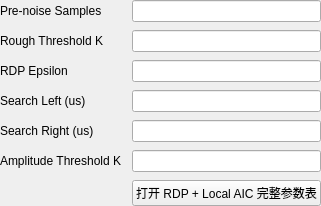
                 <widget class="QWidget" name="pageRdpLocalAicKeyParams">
                  <property name="algorithmId" stdset="0">
                   <string>rdp_local_aic</string>
                  </property>
                  <layout class="QFormLayout" name="formLayoutRdpLocalAicKeyParams">
                   <property name="horizontalSpacing">
                    <number>10</number>
                   </property>
                   <property name="verticalSpacing">
                    <number>8</number>
                   </property>
                   <property name="leftMargin">
                    <number>0</number>
                   </property>
                   <property name="topMargin">
                    <number>0</number>
                   </property>
                   <property name="rightMargin">
                    <number>0</number>
                   </property>
                   <property name="bottomMargin">
                    <number>0</number>
                   </property>
                   <item row="0" column="0">
                    <widget class="QLabel" name="labelRdpPreN">
                     <property name="text">
                      <string>Pre-noise Samples</string>
                     </property>
                    </widget>
                   </item>
                   <item row="0" column="1">
                    <widget class="QLineEdit" name="editRdpLocalAic_pre_n">
                     <property name="algorithmId" stdset="0">
                      <string>rdp_local_aic</string>
                     </property>
                     <property name="paramKey" stdset="0">
                      <string>pre_n</string>
                     </property>
                     <property name="paramType" stdset="0">
                      <string>int</string>
                     </property>
                     <property name="sizePolicy">
                      <sizepolicy hsizetype="Expanding" vsizetype="Fixed">
                       <horstretch>0</horstretch>
                       <verstretch>0</verstretch>
                      </sizepolicy>
                     </property>
                    </widget>
                   </item>
                   <item row="1" column="0">
                    <widget class="QLabel" name="labelRdpRoughK">
                     <property name="text">
                      <string>Rough Threshold K</string>
                     </property>
                    </widget>
                   </item>
                   <item row="1" column="1">
                    <widget class="QLineEdit" name="editRdpLocalAic_rough_k">
                     <property name="algorithmId" stdset="0">
                      <string>rdp_local_aic</string>
                     </property>
                     <property name="paramKey" stdset="0">
                      <string>rough_k</string>
                     </property>
                     <property name="paramType" stdset="0">
                      <string>float</string>
                     </property>
                     <property name="sizePolicy">
                      <sizepolicy hsizetype="Expanding" vsizetype="Fixed">
                       <horstretch>0</horstretch>
                       <verstretch>0</verstretch>
                      </sizepolicy>
                     </property>
                    </widget>
                   </item>
                   <item row="2" column="0">
                    <widget class="QLabel" name="labelRdpEpsilon">
                     <property name="text">
                      <string>RDP Epsilon</string>
                     </property>
                    </widget>
                   </item>
                   <item row="2" column="1">
                    <widget class="QLineEdit" name="editRdpLocalAic_rdp_epsilon">
                     <property name="algorithmId" stdset="0">
                      <string>rdp_local_aic</string>
                     </property>
                     <property name="paramKey" stdset="0">
                      <string>rdp_epsilon</string>
                     </property>
                     <property name="paramType" stdset="0">
                      <string>float</string>
                     </property>
                     <property name="sizePolicy">
                      <sizepolicy hsizetype="Expanding" vsizetype="Fixed">
                       <horstretch>0</horstretch>
                       <verstretch>0</verstretch>
                      </sizepolicy>
                     </property>
                    </widget>
                   </item>
                   <item row="3" column="0">
                    <widget class="QLabel" name="labelRdpSearchLeftUs">
                     <property name="text">
                      <string>Search Left (us)</string>
                     </property>
                    </widget>
                   </item>
                   <item row="3" column="1">
                    <widget class="QLineEdit" name="editRdpLocalAic_search_left_us">
                     <property name="algorithmId" stdset="0">
                      <string>rdp_local_aic</string>
                     </property>
                     <property name="paramKey" stdset="0">
                      <string>search_left_us</string>
                     </property>
                     <property name="paramType" stdset="0">
                      <string>float</string>
                     </property>
                     <property name="sizePolicy">
                      <sizepolicy hsizetype="Expanding" vsizetype="Fixed">
                       <horstretch>0</horstretch>
                       <verstretch>0</verstretch>
                      </sizepolicy>
                     </property>
                    </widget>
                   </item>
                   <item row="4" column="0">
                    <widget class="QLabel" name="labelRdpSearchRightUs">
                     <property name="text">
                      <string>Search Right (us)</string>
                     </property>
                    </widget>
                   </item>
                   <item row="4" column="1">
                    <widget class="QLineEdit" name="editRdpLocalAic_search_right_us">
                     <property name="algorithmId" stdset="0">
                      <string>rdp_local_aic</string>
                     </property>
                     <property name="paramKey" stdset="0">
                      <string>search_right_us</string>
                     </property>
                     <property name="paramType" stdset="0">
                      <string>float</string>
                     </property>
                     <property name="sizePolicy">
                      <sizepolicy hsizetype="Expanding" vsizetype="Fixed">
                       <horstretch>0</horstretch>
                       <verstretch>0</verstretch>
                      </sizepolicy>
                     </property>
                    </widget>
                   </item>
                   <item row="6" column="1">
                    <widget class="QPushButton" name="btnOpenRdpLocalAicParamDialog">
                     <property name="text">
                      <string>打开 RDP + Local AIC 完整参数表</string>
                     </property>
                     <property name="algorithmId" stdset="0">
                      <string>rdp_local_aic</string>
                     </property>
                     <property name="sizePolicy">
                      <sizepolicy hsizetype="Expanding" vsizetype="Fixed">
                       <horstretch>0</horstretch>
                       <verstretch>0</verstretch>
                      </sizepolicy>
                     </property>
                    </widget>
                   </item>
                   <item row="5" column="0">
                    <widget class="QLabel" name="labelRdpAmpK">
                     <property name="text">
                      <string>Amplitude Threshold K</string>
                     </property>
                    </widget>
                   </item>
                   <item row="5" column="1">
                    <widget class="QLineEdit" name="editRdpLocalAic_amp_k">
                     <property name="algorithmId" stdset="0">
                      <string>rdp_local_aic</string>
                     </property>
                     <property name="paramKey" stdset="0">
                      <string>amp_k</string>
                     </property>
                     <property name="paramType" stdset="0">
                      <string>float</string>
                     </property>
                     <property name="sizePolicy">
                      <sizepolicy hsizetype="Expanding" vsizetype="Fixed">
                       <horstretch>0</horstretch>
                       <verstretch>0</verstretch>
                      </sizepolicy>
                     </property>
                    </widget>
                   </item>
                  </layout>
                 </widget>
